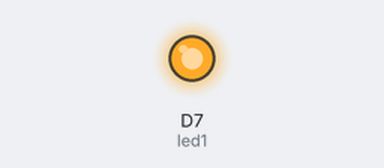
Recording of a sketch running on a simulated ESP8266 (NodeMCU). Parts: output pins drawn as LEDs (lit = HIGH).

Above: at 0.2 s.
At 17.2 s:
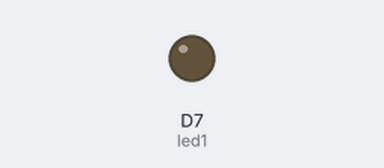
Timing chart, 0 to 18.2 s (numbered marks = the images above):
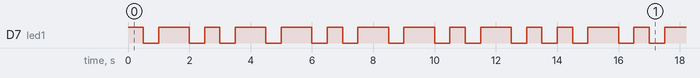

Measured:
- by itself, D7 (led1): moves between LOW and HIGH, repeating every 14.0 s
- by itself, everything shown: repeats every 14.0 s, in 22 steps

The sketch:

blink-an-led1.ino
```cpp
int led1 = D7;


void setup()
{

  pinMode(led1, OUTPUT);

}


void loop() {
  // I

  digitalWrite(led1, HIGH);
  delay(500);

  digitalWrite(led1, LOW);
  delay(500);

  digitalWrite(led1, HIGH);
  delay(500);

  // S

  digitalWrite(led1, HIGH);
  delay(500);

  digitalWrite(led1, LOW);
  delay(500);

  digitalWrite(led1, HIGH);
  delay(500);

  digitalWrite(led1, LOW);
  delay(500);

  digitalWrite(led1, HIGH);
  delay(500);

  // A

  digitalWrite(led1, HIGH);
  delay(500);

  digitalWrite(led1, LOW);
  delay(500);

  digitalWrite(led1, HIGH);
  delay(1000);

  digitalWrite(led1, LOW);
  delay(500);

  // A

  digitalWrite(led1, HIGH);
  delay(500);

  digitalWrite(led1, LOW);
  delay(500);

  digitalWrite(led1, HIGH);
  delay(1000);

  digitalWrite(led1, LOW);
  delay(500);

  // C

  digitalWrite(led1, HIGH);
  delay(1000);

  digitalWrite(led1, LOW);
  delay(500);

  digitalWrite(led1, HIGH);
  delay(500);

  digitalWrite(led1, LOW);
  delay(500);

  digitalWrite(led1, HIGH);
  delay(1000);

  digitalWrite(led1, LOW);
  delay(500);

  digitalWrite(led1, HIGH);
  delay(500);

  digitalWrite(led1, LOW);
  delay(500);


}
```
